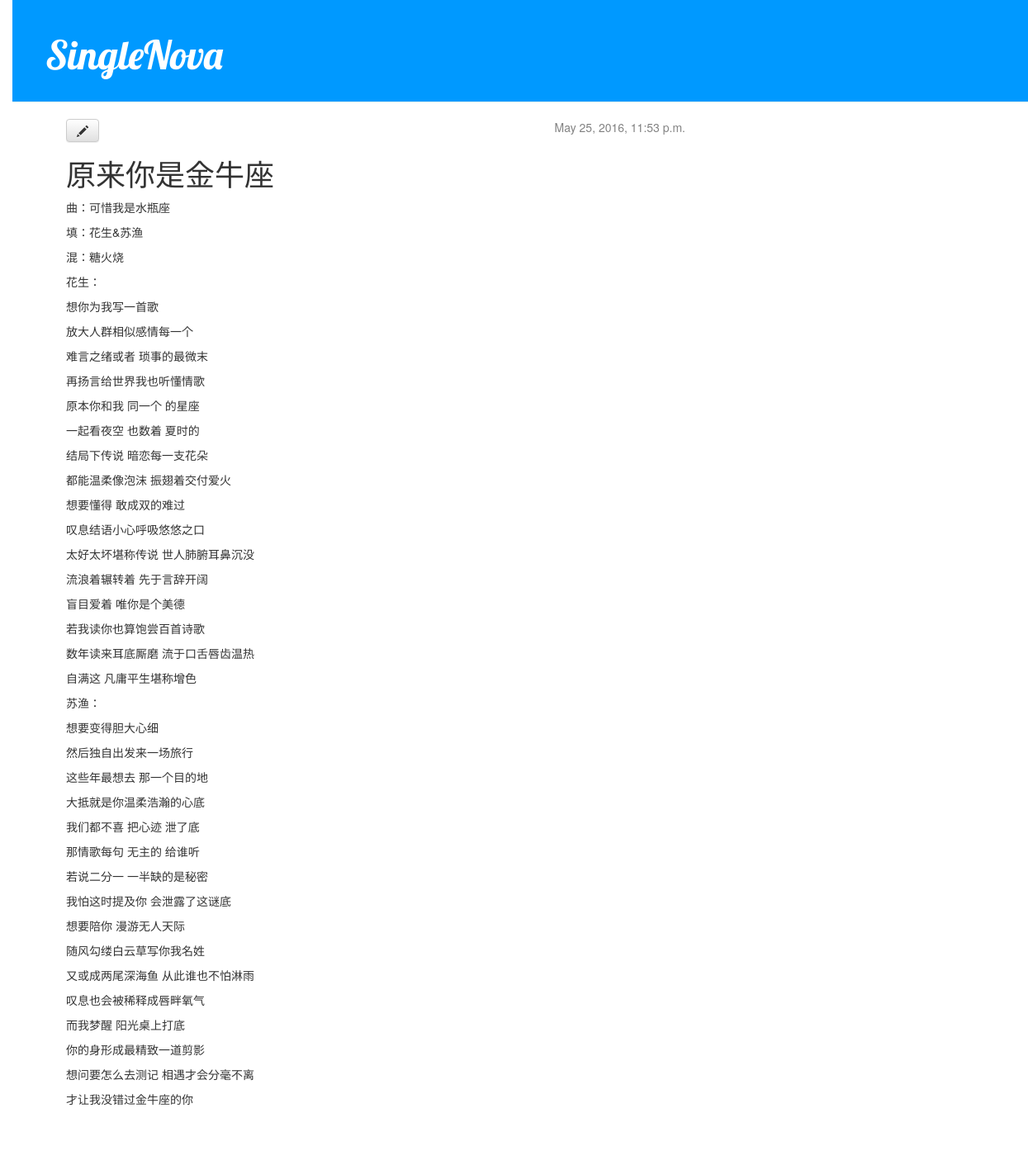
Screenshot of /post/9/ with the database file from the repository.
### blog/models.py (models this page shows, shortened)
class Post(models.Model):
    author = models.ForeignKey('auth.User')
    title = models.CharField(max_length=200)
    text = models.TextField()
    created_date = models.DateTimeField(
            default=timezone.now)
    published_date = models.DateTimeField(
            blank=True, null=True)

### blog/views.py (the view)
# urls.py: url(r'^post/(?P<pk>[0-9]+)/$', views.post_detail, name='post_detail'),
def post_detail(request, pk):
    post = get_object_or_404(Post, pk=pk)
    return render(request, 'blog/post_detail.html', {'post': post})

### blog/templates/blog/post_detail.html
    {% extends 'blog/base.html' %}
    {% block content %}
        <div class="post">
            {% if post.published_date %}
                <div class="date">
                    {{ post.published_date }}
                </div>
            {% endif %}
            <a class="btn btn-default" href="{% url 'post_edit' pk=post.pk %}"><span class="glyphicon glyphicon-pencil"></span></a>
            <h1>{{ post.title }}</h1>
            <p>{{ post.text|linebreaks }}</p>
        </div>
    {% endblock %}

### blog/static/css/blog.css (style rules this page uses)
body { padding-left: 15px; }
h1, h2, h3, h4 { font-family: 'Lobster', cursive; }
.date { float: right; color: #828282; }
.post { margin-bottom: 70px; }

### rows the page displays
Post: published_date "May 25, 2016, 11:53 p.m.", title "原来你是金牛座", text "曲：可惜我是水瓶座 填：花生&苏渔 混：糖火烧 花生： 想你为我写一首歌 放大人群相似感情每一个 难言之绪或者 琐事的最微末 再扬言给世界我也听懂情歌 原本你和我 同一个 的星座 一起看夜空 也数着 夏时的 结局下传说 暗恋每一支花朵 都能温柔像泡沫 振翅着交付爱火 想要懂得 敢成双的难过 叹息结语小心呼吸悠悠之口 太好太坏堪称传说 世人肺腑耳鼻沉没 流浪着辗转着 先于言辞开阔 盲目爱着 唯你是个美德 若我读你也算饱尝百首诗歌 数年读来耳底厮磨 流于口舌唇齿温热 自满这 凡庸平生堪称增色 苏渔： 想要变得胆大心细 然后独自出发来一场旅行 这些年最想去 那一个目的地 大抵就是你温柔浩瀚的心底 我们都不喜 把心迹 泄了底 那情歌每句 无主的 给谁听 若说二分一 一半缺的是秘密 我怕这时提及你 会泄露了这谜底 想要陪你 漫游无人天际 随风勾缕白云草写你我名姓 又或成两尾深海鱼 从此谁也不怕淋雨 叹息也会被稀释成唇畔氧气 而我梦醒 阳光桌上打底 你的身形成最精致一道剪影 想问要怎么去测记 相遇才会分毫不离 才让我没错过金牛座的你"
